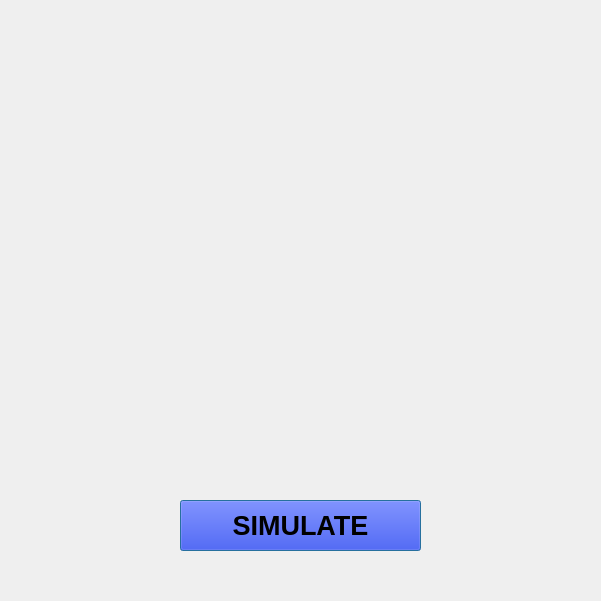
<?xml version="1.0" encoding="UTF-8"?>
<ui version="4.0">
 <class>Dialog</class>
 <widget class="QDialog" name="Dialog">
  <property name="windowTitle">
   <string>Dialog</string>
  </property>
  <widget class="QLabel" name="background">
   <property name="geometry">
    <rect>
     <x>0</x>
     <y>0</y>
     <width>601</width>
     <height>601</height>
    </rect>
   </property>
   <property name="text">
    <string/>
   </property>
   <property name="pixmap">
    <pixmap>background.png</pixmap>
   </property>
   <property name="scaledContents">
    <bool>true</bool>
   </property>
  </widget>
  <widget class="QPushButton" name="pushButton">
   <property name="geometry">
    <rect>
     <x>180</x>
     <y>500</y>
     <width>241</width>
     <height>51</height>
    </rect>
   </property>
   <property name="palette">
    <palette>
     <active>
      <colorrole role="Button">
       <brush brushstyle="SolidPattern">
        <color alpha="255">
         <red>0</red>
         <green>24</green>
         <blue>240</blue>
        </color>
       </brush>
      </colorrole>
      <colorrole role="Base">
       <brush brushstyle="SolidPattern">
        <color alpha="255">
         <red>255</red>
         <green>255</green>
         <blue>255</blue>
        </color>
       </brush>
      </colorrole>
      <colorrole role="Window">
       <brush brushstyle="SolidPattern">
        <color alpha="255">
         <red>0</red>
         <green>255</green>
         <blue>0</blue>
        </color>
       </brush>
      </colorrole>
     </active>
     <inactive>
      <colorrole role="Button">
       <brush brushstyle="SolidPattern">
        <color alpha="255">
         <red>0</red>
         <green>24</green>
         <blue>240</blue>
        </color>
       </brush>
      </colorrole>
      <colorrole role="Base">
       <brush brushstyle="SolidPattern">
        <color alpha="255">
         <red>255</red>
         <green>255</green>
         <blue>255</blue>
        </color>
       </brush>
      </colorrole>
      <colorrole role="Window">
       <brush brushstyle="SolidPattern">
        <color alpha="255">
         <red>0</red>
         <green>255</green>
         <blue>0</blue>
        </color>
       </brush>
      </colorrole>
     </inactive>
     <disabled>
      <colorrole role="Button">
       <brush brushstyle="SolidPattern">
        <color alpha="255">
         <red>0</red>
         <green>24</green>
         <blue>240</blue>
        </color>
       </brush>
      </colorrole>
      <colorrole role="Base">
       <brush brushstyle="SolidPattern">
        <color alpha="255">
         <red>0</red>
         <green>255</green>
         <blue>0</blue>
        </color>
       </brush>
      </colorrole>
      <colorrole role="Window">
       <brush brushstyle="SolidPattern">
        <color alpha="255">
         <red>0</red>
         <green>255</green>
         <blue>0</blue>
        </color>
       </brush>
      </colorrole>
     </disabled>
    </palette>
   </property>
   <property name="font">
    <font>
     <pointsize>20</pointsize>
     <weight>75</weight>
     <bold>true</bold>
    </font>
   </property>
   <property name="text">
    <string>SIMULATE</string>
   </property>
   <property name="default">
    <bool>true</bool>
   </property>
   <property name="flat">
    <bool>false</bool>
   </property>
  </widget>
 </widget>
 <resources/>
 <connections/>
</ui>
